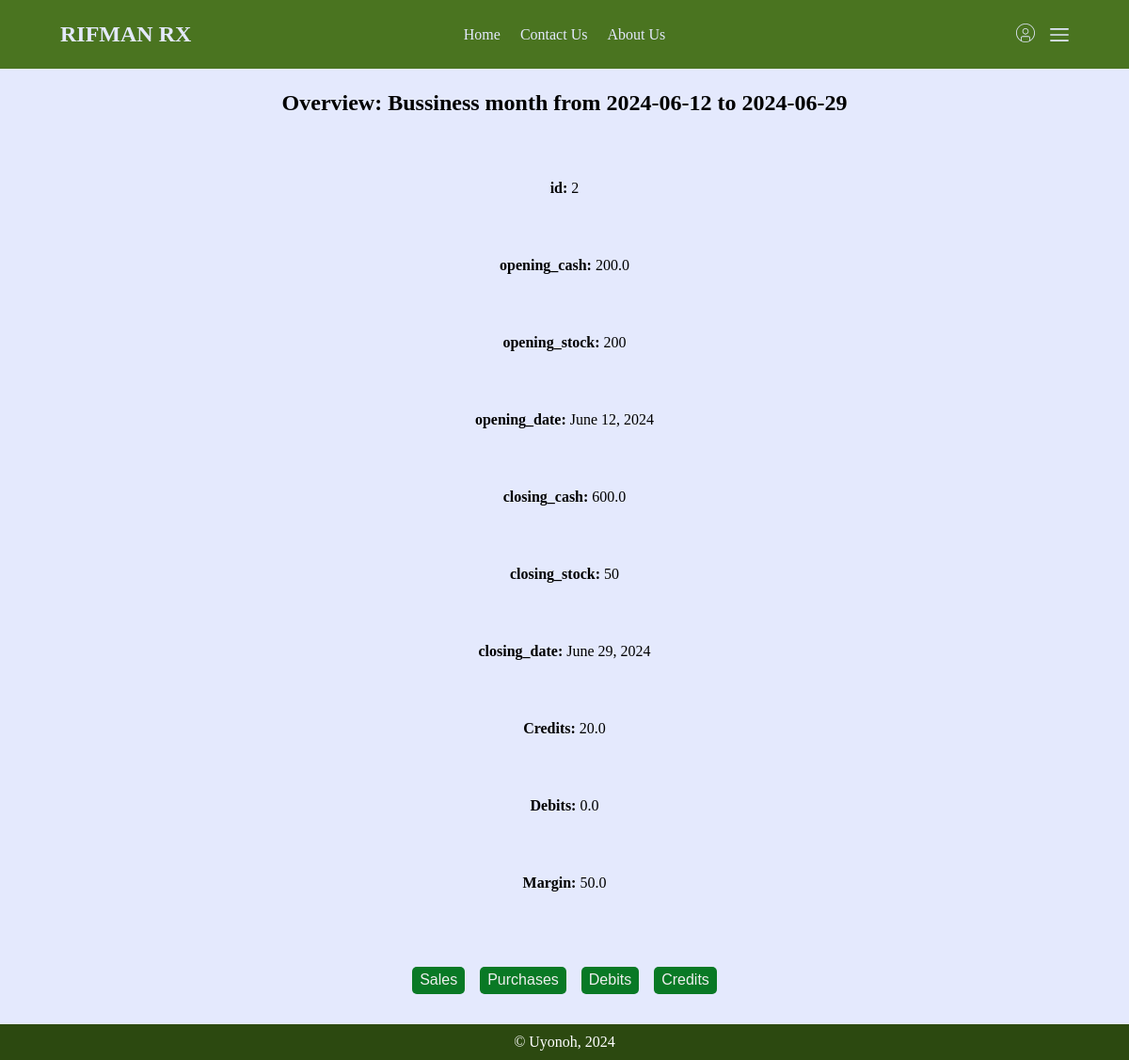
The app's page /books/2/, older data.
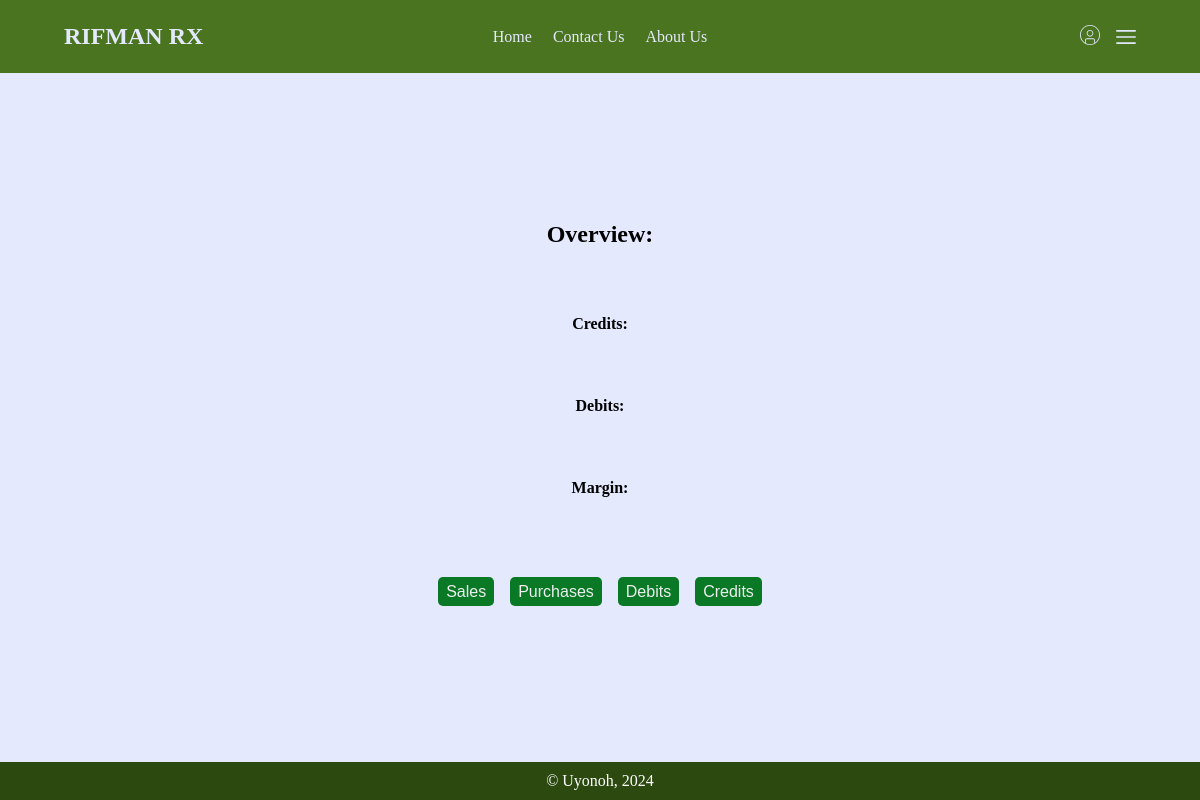
The same page, newer data.
### books/models.py (models this page shows, shortened)
class BusinessMonth(models.Model):
    opening_cash = models.FloatField()
    opening_stock = models.IntegerField()
    opening_date = models.DateField(default=tz.now)
    closing_cash = models.FloatField(null=True)
    closing_stock = models.IntegerField(null=True)
    closing_date = models.DateField(null=True)
    def get_credits(self, opening: tz.datetime=None, closing: tz.datetime=tz.now()) -> models.QuerySet:
        if not opening:
            opening = self.opening_date
        if not self.closing_date:
            closing = closing
        else:
            closing = self.closing_date
        credits = Credit.objects.filter(date__gte=opening)
        credits = credits.filter(date__lte=closing)
        return credits
    def get_credits_price(self, opening: tz.datetime=None, closing: tz.datetime=tz.now()) -> float:
        credit = 0
        for item in self.get_credits(opening=opening, closing=closing):
            credit += item.price
        return float(credit)
    def get_debits(self, opening: tz.datetime=None, closing: tz.datetime=tz.now()) -> models.QuerySet:
        if not opening:
            opening = self.opening_date
        if not self.closing_date:
            closing = closing
        else:
            closing = self.closing_date
        debits = Debit.objects.filter(date__gte=opening)
        debits = debits.filter(date__lte=closing)
        return debits
    def get_debits_price(self, opening: tz.datetime=None, closing: tz.datetime=tz.now()) -> float:
        debit = 0
        for item in self.get_debits(opening=opening, closing=closing):
            debit += item.price
        return float(debit)
    def get_sales(self, opening: tz.datetime=None, closing: tz.datetime=tz.now()) -> models.QuerySet:
        if not opening:
            opening = self.opening_date
        if not self.closing_date:
            closing = closing
        else:
            closing = self.closing_date
        sales = Sale.objects.filter(time__gte=opening)
        sales = sales.filter(time__lte=closing)
        return sales
    def get_sales_price(self, opening: tz.datetime=None, closing: tz.datetime=tz.now()) -> float:
        sale = 0
        for item in self.get_sales(opening=opening, closing=closing):
            sale += item.price #com
        return float(sale)
    def get_costs(self, opening: tz.datetime=None, closing: tz.datetime=tz.now()) -> models.QuerySet:
        if not opening:
            opening = self.opening_date
        if not self.closing_date:
            closing = closing
        else:
            closing = self.closing_date
        costs = Sale.objects.filter(time__gte=opening)
        costs = costs.filter(time__lte=closing)
        return costs
    def get_costs_price(self, opening: tz.datetime=None, closing: tz.datetime=tz.now()) -> float:
        cost = 0
        for item in self.get_costs(opening=opening, closing=closing):
            cost += (item.drug.cost_price * item.amount)
        return float(cost)
    def calculate_margin(self,opening: tz.datetime=None, closing: tz.datetime=tz.now(), commit: bool=True) -> float:
        if not closing:
            closing = self.closing_date
        if not closing:
            closing = tz.now()
        margin = self.get_sales_price(opening=opening, closing=closing) - self.get_costs_price(opening=opening, closing=closing)
        print(self.get_sales_price(opening=opening, closing=closing))
        print(self.get_costs_price(opening=opening, closing=closing))
        return margin
    @property
    def margin(self) -> int:
        return self.calculate_margin(closing=None)
    def __str__(self):
        return f"Bussiness month from {self.opening_date} to {self.closing_date}"

class Credit(models.Model):
    item = models.CharField(max_length=100)
    amount = models.IntegerField()
    price = models.FloatField()
    date = models.DateField(default=tz.now)

class Sale(models.Model):
    drug = models.ForeignKey(Drug, on_delete=models.SET_NULL, null=True)
    amount = models.IntegerField()
    price = models.FloatField()
    time = models.DateTimeField(default=tz.now)

### drugs/models.py (models this page shows, shortened)
class Drug(models.Model):
    name = models.CharField(max_length=30)
    brand_name = models.CharField(max_length=30)
    mass = models.CharField(max_length=10)
    state = models.CharField(max_length=10, choices=state_choices, default="Tablet")
    manufacturer = models.CharField(max_length=30)
    exp_date = models.DateField("Expiery Date")
    stock_amount = models.IntegerField(null=True)
    purchase_amount = models.IntegerField()
    purchase_units = models.CharField(max_length=30, choices=unit_choices, default="Unit")
    price = models.DecimalField(max_digits=10, decimal_places=2)
    cost_price = models.DecimalField(max_digits=10, decimal_places=2)
    category = models.CharField(max_length=30)
    purpose = models.CharField(max_length=30)
    location = models.CharField(max_length=30)
    day_added = models.DateField(null=False, default=str(tz.now().date()))
    @property
    def Tablet(self) -> models.Model:
        """ Gets the tablet assossiated with the drug

        There should only be one"""
        if self.state == "Tab":
            return self.tablet_set.all()[0]
        return False

### books/views.py (the view)
# urls.py: path("<int:pk>/", view_month, name="view-month"),
def view_month(request, pk):
    month = BusinessMonth.objects.filter(pk=pk)
    return render(request, "books/view-month.html", {"month": month})

### books/templates/books/view-month.html
{% extends "main/base.html" %}
{% load static %}
{% block content %}
<section class="container flex-col pb-3">
    <h1>Overview: {{month.0}}</h1>
    <div class="flex-col">
        {% for item, val in month.values.0.items %}
        <p>
            <b>{{item}}: </b>
            {{val}}
        </p>
        {% endfor %}
        <p>
            <b>Credits: </b>
            {{month.0.get_credits_price}}
        </p>
        <p>
            <b>Debits: </b>
            {{month.0.get_debits_price}}
        </p>
        <p>
            <b>Margin: </b>
            {{month.0.margin}}
        </p>
        <div class="flex-c">
            <a class="no-deco" href="/books/{{month.0.pk}}/sales"><button class="round pointer">Sales</button></a>
            <a class="no-deco" href="/books/{{month.0.pk}}/purchases"><button class="round pointer">Purchases</button></a>
            <a class="no-deco" href="/books/{{month.0.pk}}/debits"><button class="round pointer">Debits</button></a>
            <a class="no-deco" href="/books/{{month.0.pk}}/credits"><button class="round pointer">Credits</button></a>
        </div>
    </div>
</section>
{% endblock %}

Row changes from the older to the newer data that the page shows:
removed BusinessMonth: opening_date+closing_date "Bussiness month from 2024-06-12 to 2024-06-29", 0 "200.0" "June 12, 2024" "600.0" "June 29, 2024", opening_date+closing_date "20.0", opening_date+closing_date "0.0", closing_date+opening_date "50.0"
Text that changed along with them:
list line gone: "id : 2"
list line gone: "opening_cash :"
list line gone: "opening_stock : 200"
list line gone: "opening_date :"
list line gone: "closing_cash :"
list line gone: "closing_stock : 50"
list line gone: "closing_date :"
